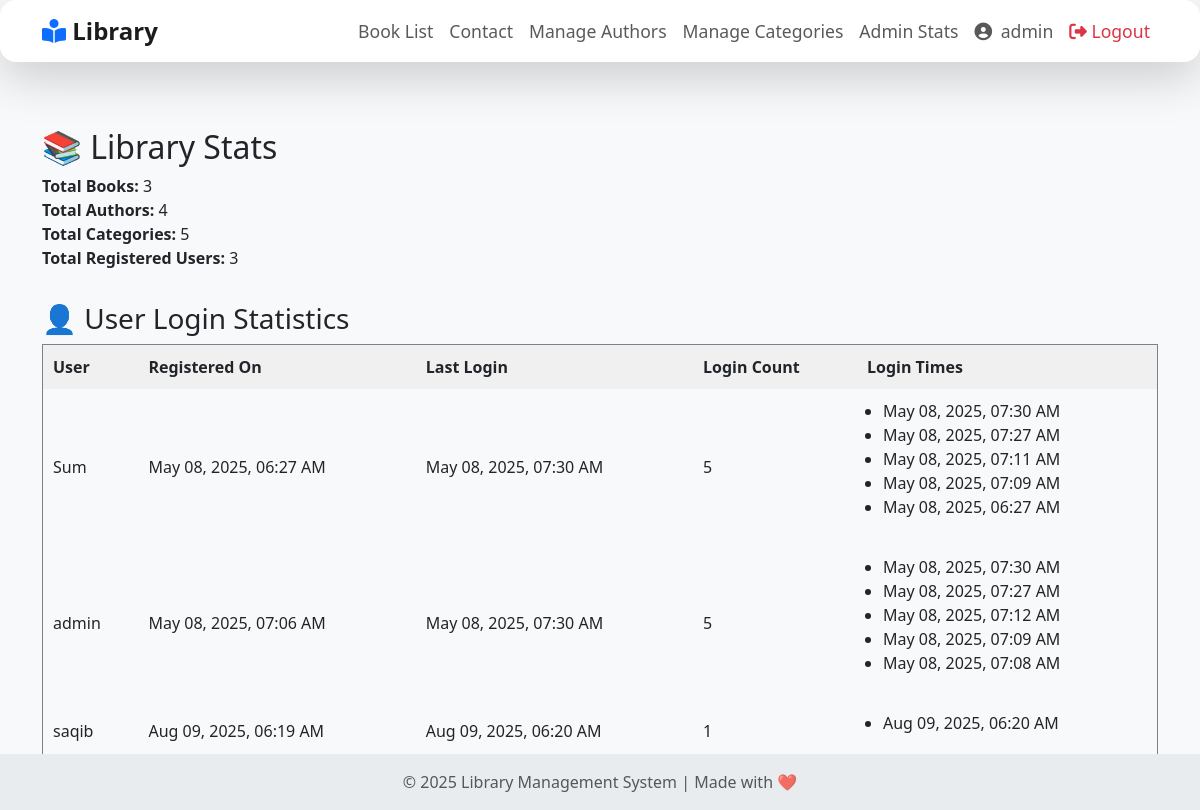
The page /stats/ (signed in) on the database its author committed.
### library/models.py (models this page shows, shortened)
class UserLogin(models.Model):
    user = models.ForeignKey(User, on_delete=models.CASCADE)
    login_time = models.DateTimeField(auto_now_add=True)

### library/views.py (the view)
# urls.py: path('stats/', views.stats_view, name='stats'),
@login_required
@admin_required
def stats_view(request):
    users = User.objects.all()
    login_data = []
    for user in users:
        logins = UserLogin.objects.filter(user=user).order_by('-login_time')
        login_times = [entry.login_time for entry in logins]
        login_data.append({
            'username': user.username,
            'joined': user.date_joined,
            'last_login': user.last_login,
            'login_count': logins.count(),
            'login_times': login_times
        })
    stats = {
        'books_count': Book.objects.count(),
        'authors_count': Author.objects.count(),
        'categories_count': Category.objects.count(),
        'users_count': users.count(),
        'user_login_data': login_data,
    }
    return render(request, 'library/stats.html', {'stats': stats})

### library/views.py (called while the page is built)
def admin_required(view_func):
    return user_passes_test(lambda u: u.is_superuser)(view_func)

### library/templates/library/stats.html (shortened to what this page needs)
{% extends 'library/base.html' %}
{% block content %}
<h2>📚 Library Stats</h2>
<div class="stats-overview" style="margin-bottom: 2rem;">
  <ul style="list-style: none; padding: 0;">
    <li><strong>Total Books:</strong> {{ stats.books_count }}</li>
    <li><strong>Total Authors:</strong> {{ stats.authors_count }}</li>
    <li><strong>Total Categories:</strong> {{ stats.categories_count }}</li>
    <li><strong>Total Registered Users:</strong> {{ stats.users_count }}</li>
  </ul>
</div>
<h3>👤 User Login Statistics</h3>
<table border="1" cellpadding="10" cellspacing="0" style="width: 100%; border-collapse: collapse; text-align: left;">
  <thead style="background-color: #f0f0f0;">
    <tr>
      <th>User</th>
      <th>Registered On</th>
      <th>Last Login</th>
      <th>Login Count</th>
      <th>Login Times</th>
    </tr>
  </thead>
  <tbody>
    {% for user in stats.user_login_data %}
    <tr>
      <td>{{ user.username }}</td>
      <td>{{ user.joined|date:"M d, Y, h:i A" }}</td>
      <td>{{ user.last_login|date:"M d, Y, h:i A" }}</td>
      <td>{{ user.login_count }}</td>
      <td>
        {% if user.login_times %}
          <ul style="padding-left: 1rem;">
            {% for time in user.login_times %}
              <li>{{ time|date:"M d, Y, h:i A" }}</li>
            {% endfor %}
          </ul>
        {% else %}
          <em>No logins recorded</em>
        {% endif %}
      </td>
    </tr>
    {% endfor %}
  </tbody>
</table>
{% endblock %}

### library/templates/library/base.html (shortened to what this page needs)
<!DOCTYPE html>
<html lang="en">
<head>
    <link href="https://cdn.jsdelivr.net/npm/bootstrap@5.3.2/dist/css/bootstrap.min.css" rel="stylesheet">
    <link href="https://cdnjs.cloudflare.com/ajax/libs/font-awesome/6.5.0/css/all.min.css" rel="stylesheet">
</head>
<body>
<nav class="navbar navbar-expand-lg navbar-light bg-white fixed-top shadow-lg">
    <div class="container">
        <a class="navbar-brand" href="{% url 'home' %}">
            <i class="fas fa-book-reader text-primary"></i> Library
        </a>
        <div class="collapse navbar-collapse justify-content-end" id="navbarNav">
            <ul class="navbar-nav">
                <li class="nav-item">
                    <a class="nav-link" href="{% url 'home' %}">Book List</a>
                </li>
                <li class="nav-item">
                    <a class="nav-link" href="{% url 'contact' %}">Contact</a>
                </li>
                {% if user.is_authenticated %}
                    {% if user.is_superuser %}
                        <li class="nav-item">
                            <a class="nav-link" href="{% url 'manage_authors' %}">Manage Authors</a>
                        </li>
                        <li class="nav-item">
                            <a class="nav-link" href="{% url 'manage_categories' %}">Manage Categories</a>
                        </li>
                        <li class="nav-item">
                            <a class="nav-link" href="{% url 'stats' %}">Admin Stats</a>
                        </li>
                    {% endif %}
                    <li class="nav-item">
                        <a class="nav-link" href="#"><i class="fas fa-user-circle me-1"></i> {{ user.username }}</a>
                    </li>
                    <li class="nav-item">
                        <a class="nav-link text-danger" href="{% url 'logout' %}"><i class="fas fa-sign-out-alt"></i> Logout</a>
                    </li>
                {% endif %}
            </ul>
        </div>
    </div>
</nav>
    <main class="container my-5">
        {% block content %}{% endblock %}
    </main>
    <footer class="footer text-center py-3">
        <p class="mb-0 text-muted">&copy; 2025 Library Management System | Made with ❤️</p>
    </footer>
</body>
</html>

### library/templates/library/base.html (style rules this page uses)
body { background-color: #f8f9fa; font-family: 'Segoe UI', sans-serif; padding-top: 80px; }
.navbar { box-shadow: 0 4px 6px rgba(0, 0, 0, 0.1); border-radius: 1rem; }
.navbar-brand { font-weight: 700; font-size: 1.5rem; color: #1c1c1c; }
.navbar-nav .nav-item .nav-link { font-size: 1.1rem; transition: all 0.3s ease; }
.footer { background: #e9ecef; position: fixed; bottom: 0; width: 100%; padding: 0.8rem; }
.footer p { margin: 0; color: #6c757d; }

### rows shown on the page
UserLogin: login_times "May 08, 2025, 07:30 AM"
UserLogin: login_times "May 08, 2025, 07:27 AM"
UserLogin: login_times "May 08, 2025, 07:11 AM"
UserLogin: login_times "May 08, 2025, 07:09 AM"
UserLogin: login_times "May 08, 2025, 06:27 AM"
UserLogin: login_times "May 08, 2025, 07:30 AM"
UserLogin: login_times "May 08, 2025, 07:27 AM"
UserLogin: login_times "May 08, 2025, 07:12 AM"
UserLogin: login_times "May 08, 2025, 07:09 AM"
UserLogin: login_times "May 08, 2025, 07:08 AM"
UserLogin: login_times "Aug 09, 2025, 06:20 AM"

### other values the page prints
{{ user.username }} "admin"
{{ stats.books_count }} "3"
{{ stats.authors_count }} "4"
{{ stats.categories_count }} "5"
{{ stats.users_count }} "3"
{{ user.username }} "Sum" "admin" "saqib"
{{ user.joined|date:"M d, Y, h:i A" }} "May 08, 2025, 06:27 AM" "May 08, 2025, 07:06 AM" "Aug 09, 2025, 06:19 AM"
{{ user.last_login|date:"M d, Y, h:i A" }} "May 08, 2025, 07:30 AM" "May 08, 2025, 07:30 AM" "Aug 09, 2025, 06:20 AM"
{{ user.login_count }} "5" "5" "1"
